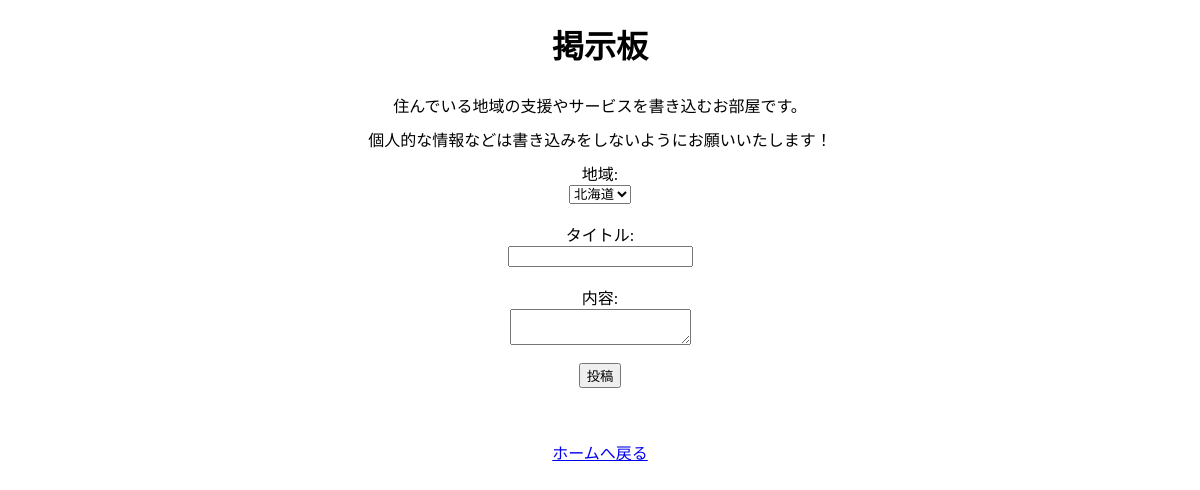
Before: /Unityapp/bulletin_board/ with the older database file.
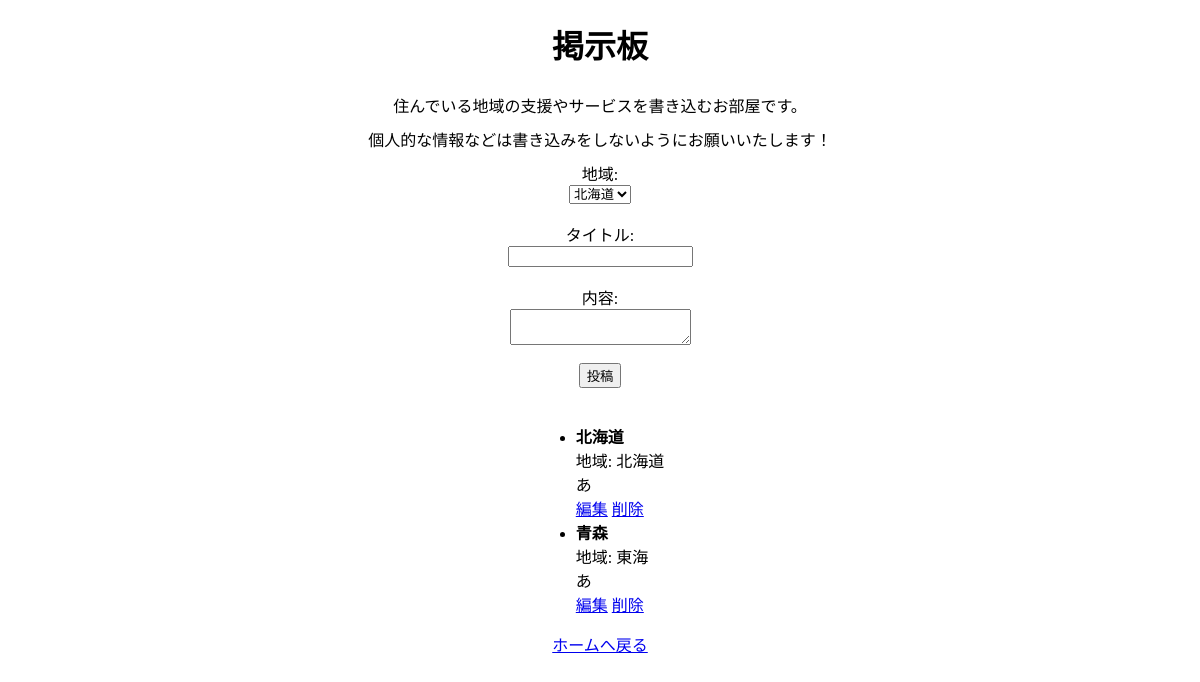
After: the same page with the newer database file.
### Unityapp/models.py (models this page shows, shortened)
class BulletinPost(models.Model):
    region = models.CharField(max_length=50)
    title = models.CharField(max_length=255)
    content = models.TextField()

### Unityapp/views.py (the view, shortened to what this page needs)
# urls.py: path('bulletin_board/', BulletinBoardView.as_view(), name='bulletin_board'),
class BulletinBoardView(View):
    template_name = 'bulletin_board.html'
    def get(self, request):
        posts = BulletinPost.objects.all()
        return render(request, self.template_name, {'posts': posts, 'form': BulletinPostForm()})

### Unityapp/forms.py
class BulletinPostForm(forms.ModelForm):
    class Meta:
        model = BulletinPost
        fields = ['region', 'title', 'content']

### Unityapp/templates/bulletin_board.html (shortened to what this page needs)
<!DOCTYPE html>
<html lang="ja">
<head>
</head>
<body>
    <h1>掲示板</h1>
    <p>住んでいる地域の支援やサービスを書き込むお部屋です。</p>
    <p1>個人的な情報などは書き込みをしないようにお願いいたします！</p1>
    <form method="post" action="{% url 'bulletin_board' %}">
     <label for="region">地域:</label>
    <select id="region" name="region">
        <option value="hokkaido">北海道</option>
    </select>
    <br>
    <label for="title">タイトル:</label>
    <input type="text" id="title" name="title" required><br>
    <label for="content">内容:</label>
    <textarea id="content" name="content" required></textarea><br>
    <input type="submit" value="投稿">
    </form>
    <ul>
        {% for post in posts %}
            <li>
                <strong>{{ post.title }}</strong><br>
                地域:
                {% if post.region == "hokkaido" %}
                    北海道
                {% elif post.region == "tohoku" %}
                    東北
                {% elif post.region == "kanto" %}
                    関東
                {% elif post.region == "shinetsu" %}
                    北信越
                {% elif post.region == "tokai" %}
                    東海
                {% elif post.region == "kansai" %}
                    関西
                {% elif post.region == "chugoku" %}
                    中国
                {% elif post.region == "shikoku" %}
                    四国
                {% elif post.region == "kyushu" %}
                    九州
                {% endif %}
                <br>
                {{ post.content }}
                <br>
                <a href="{% url 'edit_bulletin_post' post.id %}">編集</a>
                <a href="{% url 'delete_bulletin_post' post.id %}">削除</a>
            </li>
        {% endfor %}
    </ul>
    <a href="{% url 'home_home' %}">ホームへ戻る</a>
</body>
</html>

### Unityapp/templates/bulletin_board.html (style rules this page uses)
body { display: flex; flex-direction: column; align-items: center; justify-content: center; margin: 0; overflow-y: scroll; }
form { display: flex; flex-direction: column; align-items: center; text-align: center; margin-bottom: 20px; }
h1, p, p1, p2 { margin-bottom: 10px; }

Changed rows visible on the page:
added BulletinPost: title "北海道", region "北海道", content "あ"
added BulletinPost: title "青森", region "東海", content "あ"
